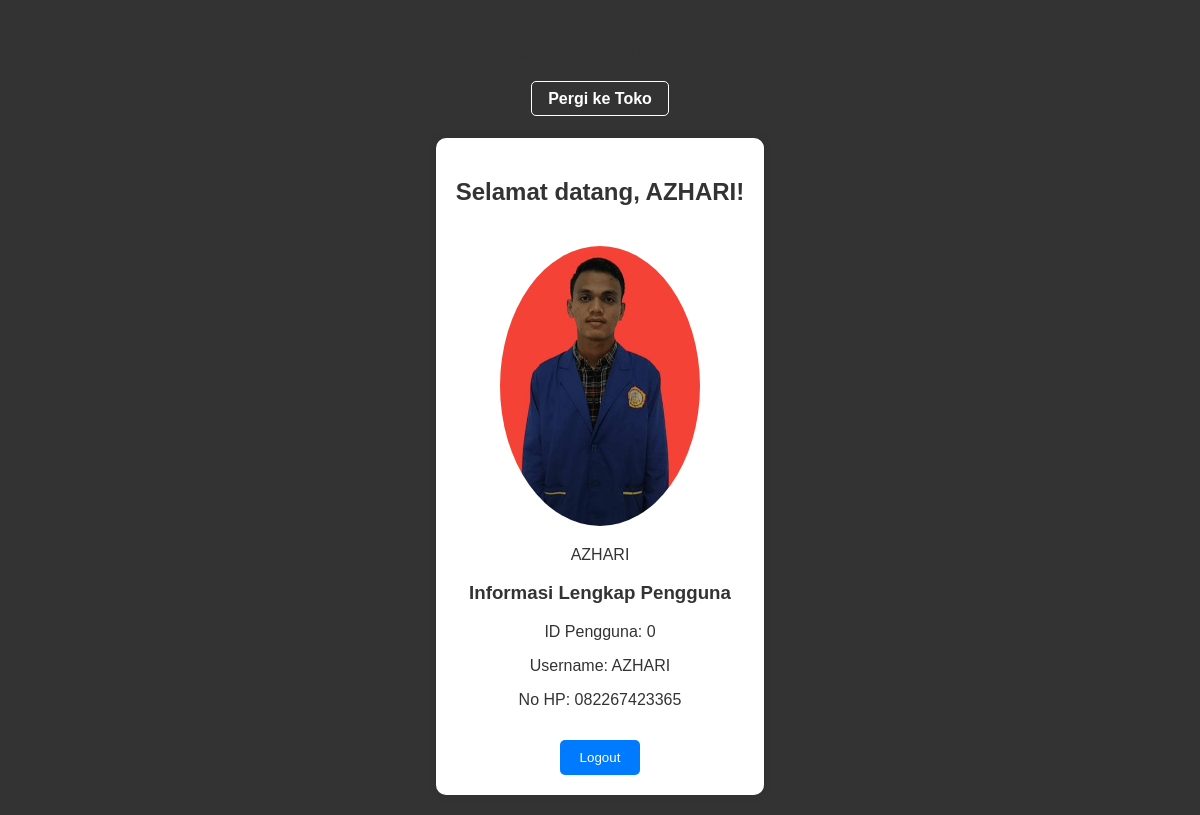
Screenshot of /profil.php (signed in) with the database file from the repository.
### tables this page shows
CREATE TABLE `user_tbl` (
  `userID` int(5) UNSIGNED NOT NULL,
  `username` varchar(30) NOT NULL,
  `password` varchar(50) NOT NULL,
  `nama` varchar(255) DEFAULT NULL,
  `no_hp` varchar(15) DEFAULT NULL,
  `profile_image` varchar(255) DEFAULT 'default_image.jpg'
);

### profil.php (the view, shortened to what this page needs)
<?php
include 'conn.php';
$user_id = $_SESSION['userID'];
$queryUserInfo = mysqli_query($conn, "SELECT * FROM user_tbl WHERE userID = '$user_id'");
$rowUserInfo = mysqli_fetch_assoc($queryUserInfo);
$user_hp = isset($rowUserInfo['no_hp']) ? $rowUserInfo['no_hp'] : 'Nomor HP tidak tersedia';
$user_name = $rowUserInfo['nama'];
?>
<!DOCTYPE html>
<html lang="en">
<head>
</head>
<body>
<header>
    <h1>Profil Pengguna</h1>
    <div><a href="shop.php" class="go-to-shop">Pergi ke Toko</a></div>
</header>
<section>
    <h2>Selamat datang, <?php echo $user_name; ?>!</h2>
    <?php
    if (!empty($rowUserInfo['profile_image'])) {
        $uploadDirectory = "profile/" . $rowUserInfo['profile_image'];
        echo '<img class="profile-image" src="' . $uploadDirectory . '" alt="Profile Image">';
    }
    ?>
    <p><?php echo $rowUserInfo['nama']; ?></p>
    <h3>Informasi Lengkap Pengguna</h3>
    <p>ID Pengguna: <?php echo $rowUserInfo['userID']; ?></p>
    <p>Username: <?php echo $rowUserInfo['username']; ?></p>
    <p>No HP: <?php echo $user_hp; ?></p>
    <button onclick="window.location.href='logout.php'">Logout</button>
</section>
</body>
</html>

### profil.php (style rules this page uses)
body { font-family: Arial, sans-serif; background-color: #333333; margin: 0; padding: 0; display: flex; flex-direction: column; align-items: center; justify-content: center; min-height: 100vh; }
header { background-color: #333; color: #fff; padding: 10px 0; width: 100%; text-align: center; }
section { margin: 20px; text-align: center; background-color: #fff; border-radius: 10px; padding: 20px; box-shadow: 0 0 10px rgba(0, 0, 0, 0.1); }
h1, h2, h3, p { color: #333; }
button { background-color: #007bff; color: #fff; padding: 10px 20px; border: none; cursor: pointer; border-radius: 5px; margin-top: 15px; }
.profile-image { max-width: 200px; border-radius: 50%; margin-top: 20px; }
.go-to-shop { color: #fff; text-decoration: none; font-weight: bold; border: 1px solid #fff; padding: 8px 16px; margin: 0 8px; border-radius: 5px; transition: background-color 0.3s, color 0.3s; }

### rows the page displays
user_tbl: nama "AZHARI", profile_image (picture), userID "0", username "AZHARI", no_hp "082267423365"
